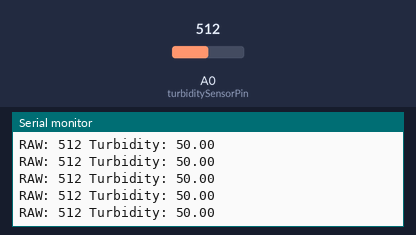
Simulated run of this sketch. Board: Arduino Uno, built with avr-gcc and run on an emulated ATmega328P. On the bench: the last lines printed to the serial monitor. Inputs (shaded band) come from the test bench; at power-on: A0 (turbiditySensorPin) = 512.

Above: at 5.7 s.
5.8 s: A0 (turbiditySensorPin) set to 987
At 6.6 s:
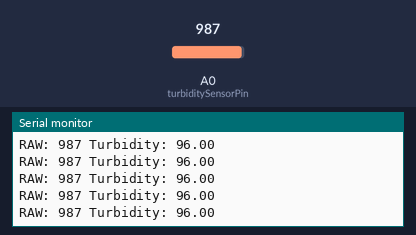
8.8 s: A0 (turbiditySensorPin) set to 1010
At 9.7 s:
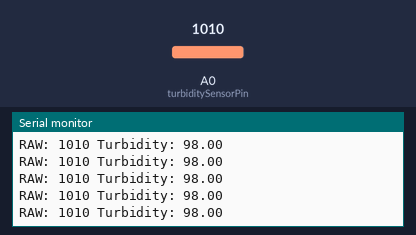
Timing chart, 0 to 11.8 s (numbered marks = the images above; inputs shaded):
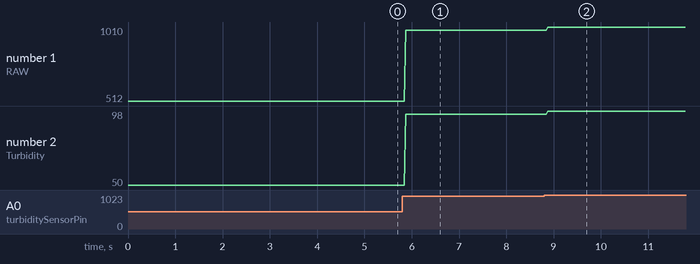

The sketch:

Turbidity.ino
```cpp
const int turbiditySensorPin = A0;

void setup() {
  Serial.begin(9600);
}

void loop() {
  int sensorValue = analogRead(turbiditySensorPin);

  // Map the analog value to a turbidity range (adjust the range as needed)
  float turbidity = map(sensorValue, 0, 1023, 0, 100); // Example: mapping from 0-1023 to 0-100

  // Print the turbidity value to the serial monitor
  Serial.print("RAW: ");
  Serial.print(sensorValue);
  Serial.print(" Turbidity: ");
  Serial.println(turbidity);


}
```

wiring_system.ino
```cpp
//          Arduino Uno             |          NRF24L01 Module
//----------------------------------|----------------------------------
//⮙ 3.3V -------------------------> | ⮙ VCC
//⮛ GND  -------------------------> | ⮛ GND
//⮙ D9   -------------------------> | ⮙ CE
//⮙ D10  -------------------------> | ⮙ CSN
//⮙ D13  -------------------------> | ⮙ SCK
//⮙ D11  -------------------------> | ⮙ MOSI
//⮙ D12  -------------------------> | ⮙ MISO
```

Measured:
- after the input at 5.8 s, the serial monitor: prints a new line after 0.07 s (image 1)
- after the input at 8.8 s, the serial monitor: prints a new line after 0.07 s (image 2)
- plotted number 1: 512 → 987 after the input at 5.8 s, 987 → 1010 after the input at 8.8 s
- plotted number 2: 50 → 96 after the input at 5.8 s, 96 → 98 after the input at 8.8 s
